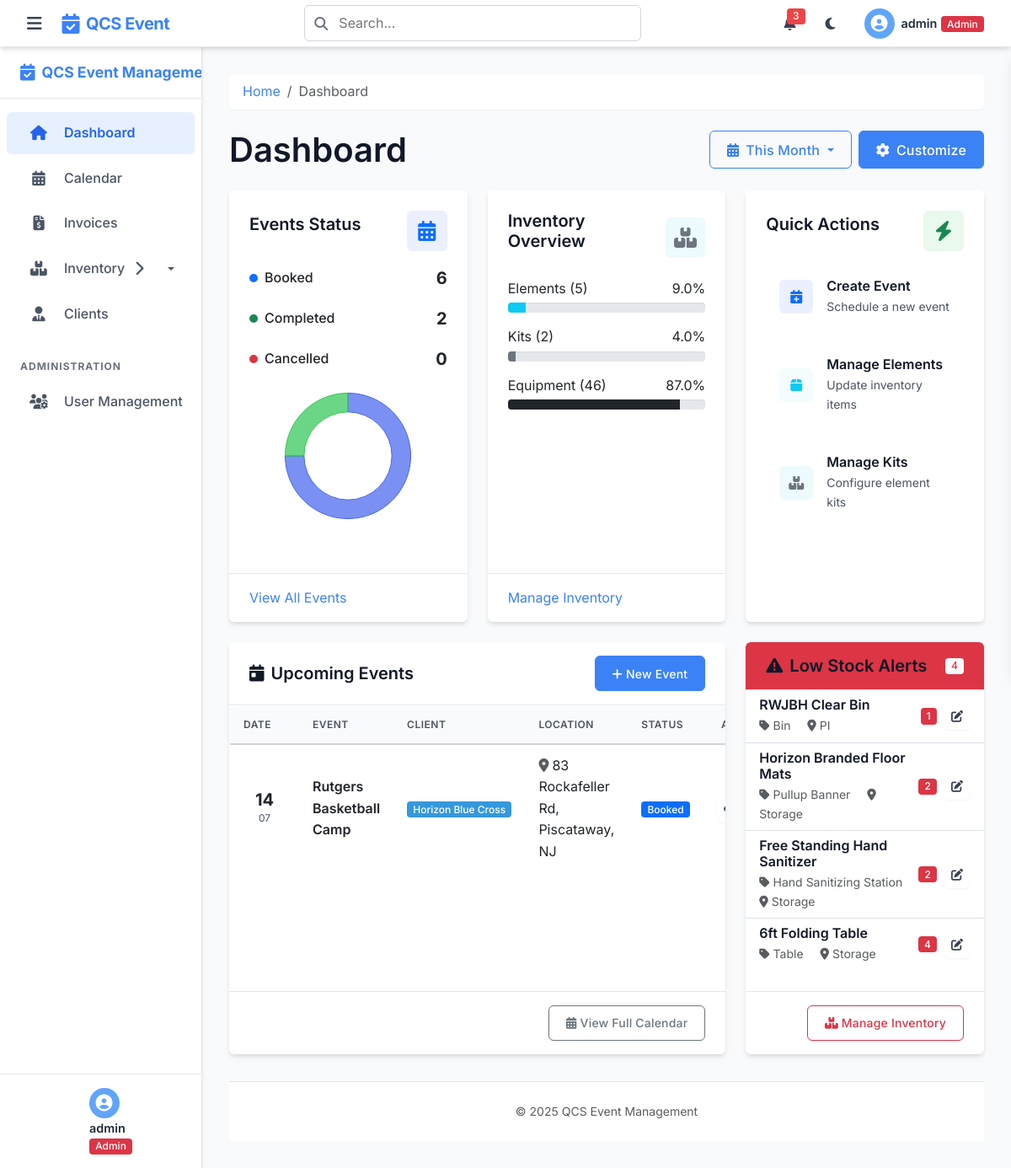
Page / (signed in) on the earlier database version.
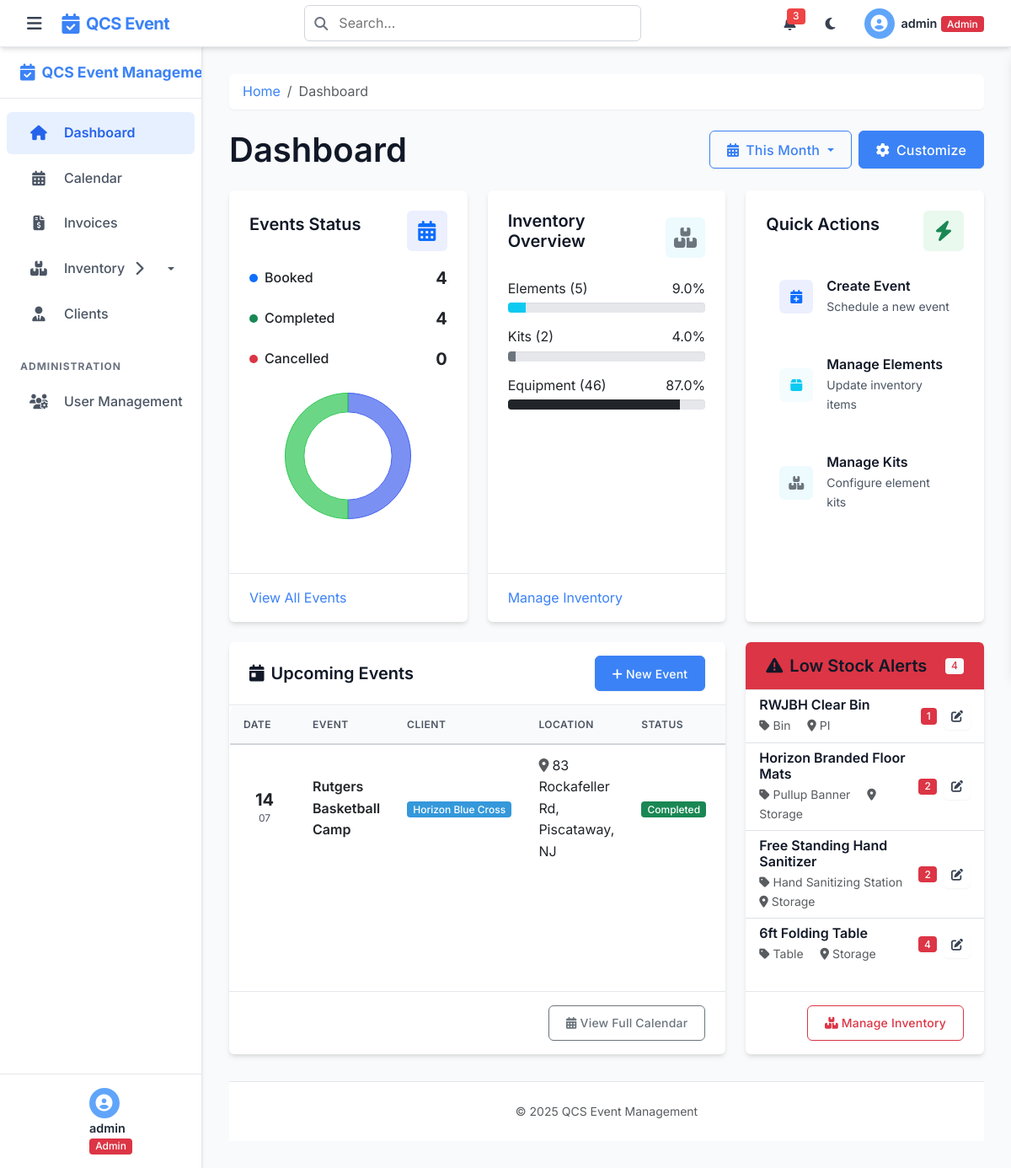
Same page on the later database version.
### tables this page shows
CREATE TABLE events (
    event_id INTEGER PRIMARY KEY AUTOINCREMENT,
    event_name TEXT NOT NULL,
    client_id INTEGER,
    category_id INTEGER,
    template_id INTEGER,
    ics_uid TEXT UNIQUE,  -- Unique identifier for ICS events
    event_date TEXT,  -- Store as YYYY-MM-DD
    end_date TEXT,    -- For multi-day events
    drop_off_time TEXT,      -- Store as HH:MM:SS
    pickup_time TEXT,
    is_all_day INTEGER DEFAULT 0, -- 0 for false, 1 for true
    has_conflicts INTEGER DEFAULT 0, -- 0 for no conflicts, 1 for conflicts
    is_recurring INTEGER DEFAULT 0, -- 0 for one-time, 1 for recurring
    recurrence_pattern TEXT,     -- daily, weekly, monthly, yearly
    recurrence_end_date TEXT,    -- When recurring events should stop
    parent_event_id INTEGER,     -- For recurring events
    original_start_date TEXT,    -- For moved recurring instances
    manager TEXT,
    onsite_contact TEXT,
    onsite_contact_phone TEXT,
    event_location TEXT,
    location_id INTEGER,     -- Reference to locations table
    items_needed TEXT,       -- List of items needed, including kits.
    boxes_from_pi INTEGER,   -- Number of boxes to be picked up from Positive Impact.
    notes TEXT,              -- Additional Information.
    status TEXT DEFAULT 'booked' CHECK(status IN ('booked', 'confirmed', 'in_progress', 'completed', 'cancelled')),
    created_by INTEGER,
    created_at TEXT NOT NULL DEFAULT (datetime('now')),
    last_updated TEXT,
    last_updated_by INTEGER,
    FOREIGN KEY (client_id) REFERENCES clients(id),
    FOREIGN KEY (category_id) REFERENCES event_categories(id),
    FOREIGN KEY (template_id) REFERENCES event_templates(id),
    FOREIGN KEY (location_id) REFERENCES locations(id),
    FOREIGN KEY (parent_event_id) REFERENCES events(event_id),
    FOREIGN KEY (created_by) REFERENCES users(id),
    FOREIGN KEY (last_updated_by) REFERENCES users(id)
);

CREATE TABLE clients (
    id INTEGER PRIMARY KEY AUTOINCREMENT,
    name TEXT NOT NULL,
    color TEXT NOT NULL,
    contact_person TEXT,
    phone TEXT,
    email TEXT,
    address TEXT,
    city TEXT,
    state TEXT,
    zip TEXT,
    notes TEXT,
    preferences TEXT,
    created_at TEXT NOT NULL DEFAULT (datetime('now')),
    created_by INTEGER,
    FOREIGN KEY (created_by) REFERENCES users(id)
);

### app.py (the view)
@app.route('/')
def index():
    if 'user_id' not in session:
        return redirect(url_for('landing'))
    db = get_db()
    upcoming_events = db.execute(
        'SELECT e.*, c.name as client_name, c.color as client_color '
        'FROM events e JOIN clients c ON e.client_id = c.id '
        'WHERE e.event_date >= ? '
        'ORDER BY e.event_date ASC LIMIT 5',
        (datetime.now().strftime('%Y-%m-%d'),)
    ).fetchall()
    event_stats = {
        'booked': db.execute('SELECT COUNT(*) FROM events WHERE status = ?', ('booked',)).fetchone()[0],
        'completed': db.execute('SELECT COUNT(*) FROM events WHERE status = ?', ('completed',)).fetchone()[0],
        'cancelled': db.execute('SELECT COUNT(*) FROM events WHERE status = ?', ('cancelled',)).fetchone()[0],
    }
    inventory_stats = {
        'total_elements': db.execute('SELECT COUNT(*) FROM elements').fetchone()[0],
        'total_kits': db.execute('SELECT COUNT(*) FROM kits').fetchone()[0],
        'total_equipment': db.execute('SELECT COUNT(*) FROM equipment').fetchone()[0],
    }
    low_stock_elements = db.execute(
        '''SELECT e.*, t.type_name
           FROM elements e
           JOIN element_types t ON e.type_id = t.type_id
           WHERE e.quantity < 5
           ORDER BY e.quantity ASC
           LIMIT 5'''
    ).fetchall()
    stats = {**event_stats, **inventory_stats}
    return render_template('index.html', upcoming_events=upcoming_events, stats=stats,
                          low_stock_elements=low_stock_elements)

### app.py (called while the page is built)
@app.after_request
def add_security_headers(response):
    response.headers['X-Content-Type-Options'] = 'nosniff'
    response.headers['X-Frame-Options'] = 'DENY'
    response.headers['X-XSS-Protection'] = '1; mode=block'
    response.headers['Strict-Transport-Security'] = 'max-age=31536000; includeSubDomains'
    return response

### helpers.py (called while the page is built)
def get_db():
    if 'db' not in g:
        g.db = sqlite3.connect(
            current_app.config['DATABASE'],
            detect_types=sqlite3.PARSE_DECLTYPES
        )
        g.db.row_factory = sqlite3.Row
    return g.db

### templates/index.html (shortened to what the changed rows need)
{% extends 'layout.html' %}
{% block head %}
<link rel="stylesheet" href="https://cdn.jsdelivr.net/npm/chart.js@3.7.1/dist/chart.min.css">
{% endblock %}
{% block content %}
<div class="dashboard-header">
    <div class="d-flex justify-content-between align-items-center mb-4">
        <h1 class="mb-0">Dashboard</h1>
    </div>
</div>
<div class="row mb-4">
    <div class="col-md-4">
        <div class="card dashboard-card">
            <div class="card-body">
                <div class="stats-container">
                    <div class="stats-row">
                        <div class="stats-label">
                            <span class="dot bg-primary" style="background-color: rgba(67, 97, 238, 0.7);"></span>
                            <span>Booked</span>
                        </div>
                        <div class="stats-value">{{ stats.booked }}</div>
                    </div>
                    <div class="stats-row">
                        <div class="stats-label">
                            <span class="dot bg-success" style="background-color: rgba(45, 198, 83, 0.7);"></span>
                            <span>Completed</span>
                        </div>
                        <div class="stats-value">{{ stats.completed }}</div>
                    </div>
                </div>
                <div class="chart-container">
                    <canvas id="eventsChart" height="150"></canvas>
                </div>
            </div>
        </div>
    </div>
                    {% set total_inventory = stats.total_elements + stats.total_kits + stats.total_equipment %}
                    {% if total_inventory > 0 %}
                        {% set elements_percent = (stats.total_elements / total_inventory * 100) | round %}
                        {% set kits_percent = (stats.total_kits / total_inventory * 100) | round %}
                        {% set equipment_percent = (stats.total_equipment / total_inventory * 100) | round %}
                    {% else %}
                        {% set elements_percent = 0 %}
                        {% set kits_percent = 0 %}
                        {% set equipment_percent = 0 %}
                    {% endif %}
</div>
<div class="row mb-4">
    <div class="col-md-8">
        <div class="card dashboard-card">
            <div class="card-body p-0">
                {% if upcoming_events %}
                <div class="table-responsive">
                    <table class="table table-hover mb-0">
                        <thead>
                            <tr>
                                <th>Date</th>
                                <th>Event</th>
                                <th>Client</th>
                                <th>Location</th>
                                <th>Status</th>
                                <th class="text-end">Actions</th>
                            </tr>
                        </thead>
                        <tbody>
                            {% for event in upcoming_events %}
                            <tr>
                                <td>
                                    <div class="event-date">
                                        <div class="event-day">{{ event.event_date.split('-')[2] }}</div>
                                        <div class="event-month">{{ event.event_date.split('-')[1] }}</div>
                                    </div>
                                </td>
                                <td>
                                    <div class="event-title">{{ event.event_name }}</div>
                                </td>
                                <td>
                                    <span class="badge client-badge" data-color="{{ event.client_color }}">
                                        {{ event.client_name }}
                                    </span>
                                </td>
                                <td><i class="fas fa-map-marker-alt me-1 text-muted"></i>{{ event.event_location }}</td>
                                <td>
                                    {% if event.status == 'booked' %}
                                    <span class="badge status-badge bg-primary">Booked</span>
                                    {% elif event.status == 'completed' %}
                                    <span class="badge status-badge bg-success">Completed</span>
                                    {% elif event.status == 'cancelled' %}
                                    <span class="badge status-badge bg-danger">Cancelled</span>
                                    {% endif %}
                                </td>
                                <td class="text-end">
                                    <div class="btn-group">
                                        <a href="{{ url_for('calendar.view_event', event_id=event.event_id) }}" class="btn btn-sm btn-icon" data-bs-toggle="tooltip" title="View">
                                            <i class="fas fa-eye"></i>
                                        </a>
                                    </div>
                                </td>
                            </tr>
                            {% endfor %}
                        </tbody>
                    </table>
                </div>
                {% else %}
                <div class="alert alert-info m-3">
                    <i class="fas fa-info-circle me-2"></i>No upcoming events.
                    <a href="{{ url_for('calendar.new_event') }}">Create a new event</a>.
                </div>
                {% endif %}
            </div>
        </div>
    </div>
</div>
{% endblock %}

Differences in the rows shown:
changed events "Rutgers Basketball Camp": status "Booked" → "Completed"
Other differences:
{{ stats.booked }}: "6" → "4"
{{ stats.completed }}: "2" → "4"
chart data {{ stats.booked }}: 6 → 4
chart data {{ stats.completed }}: 2 → 4
